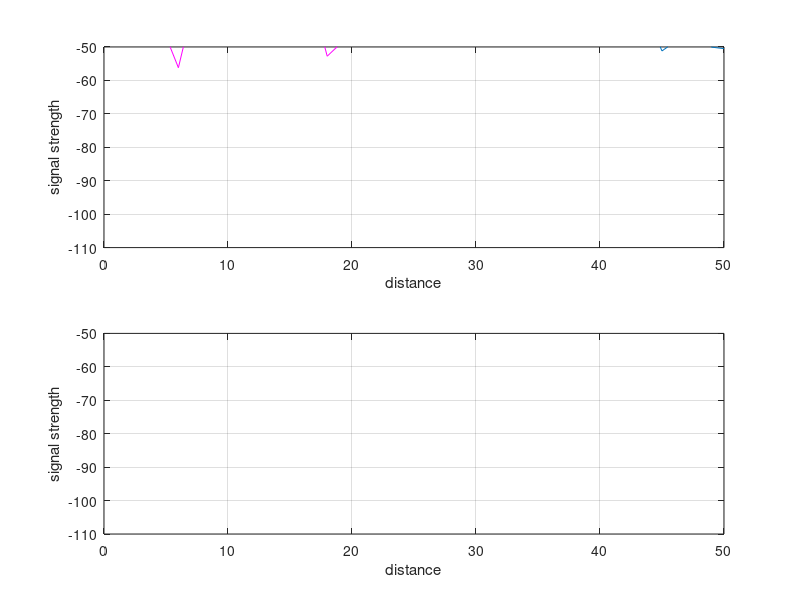
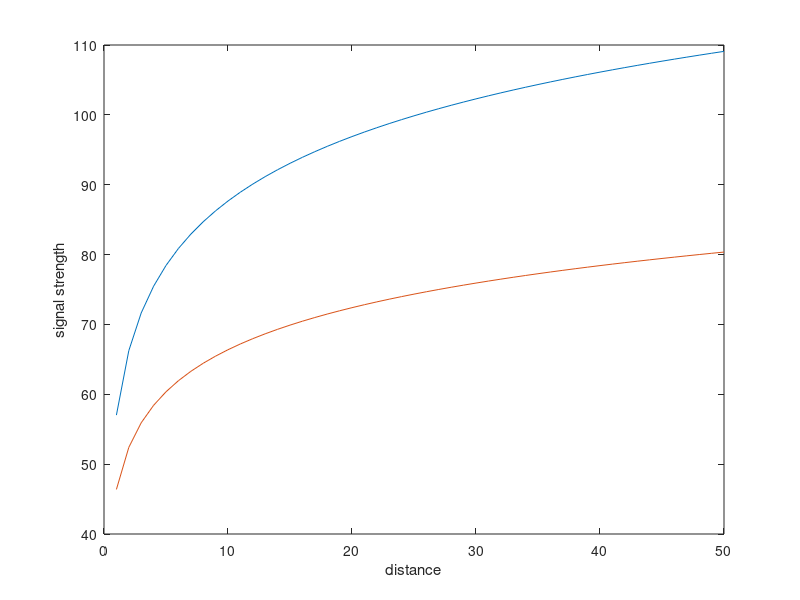

These charts were generated, in order, by the following MATLAB code:
hte = 150;
hre = 10;
sdA = 3;
sdB = 5;

noiseA = sdA * randn(1, 50);
noiseB = sdB * randn(1, 50);

fc = input('Enter the input frequency=');

for d = 1:50
    LA(d) = (69.55 + 26.6 * log10(fc)) - (13.82 * log10(hte)) - ((1.11 * log10(fc) - 0.7) * (10) + (1.56 * log10(fc) - 0.8)) + ((44.9 - 6.55 * log10(hte)) * log10(d));
    LB(d) = (69.55 + 26.6 * log10(fc)) - (13.82 * log10(hte)) - ((1.11 * log10(fc) - 0.7) * (10) + (1.56 * log10(fc) - 0.8)) + ((44.9 - 6.55 * log10(hte)) * log10(51 - d));
    LF(d) = 32.4 + 20 * log10(fc) + 20 * log10(d);
    SrA(d) = 60 - LA(d);
    SrB(d) = 60 - LB(d);
    PrA(d) = 60 - LA(d) + noiseA(d);
    PrB(d) = 60 - LB(d) + noiseB(d);
end

figure(1)
subplot(2, 1, 1);
plot(PrA);
hold on
plot(PrB, 'm');
axis([0 50 -110 -50]);
xlabel('distance');
ylabel('signal strength');
grid

subplot(2, 1, 2);
plot(SrA);
hold on
plot(SrB, 'm');
axis([0 50 -110 -50]);
xlabel('distance');
ylabel('signal strength');
grid

figure(2)
plot(LA);
hold on
plot(LF);
xlabel('distance');
ylabel('signal strength');